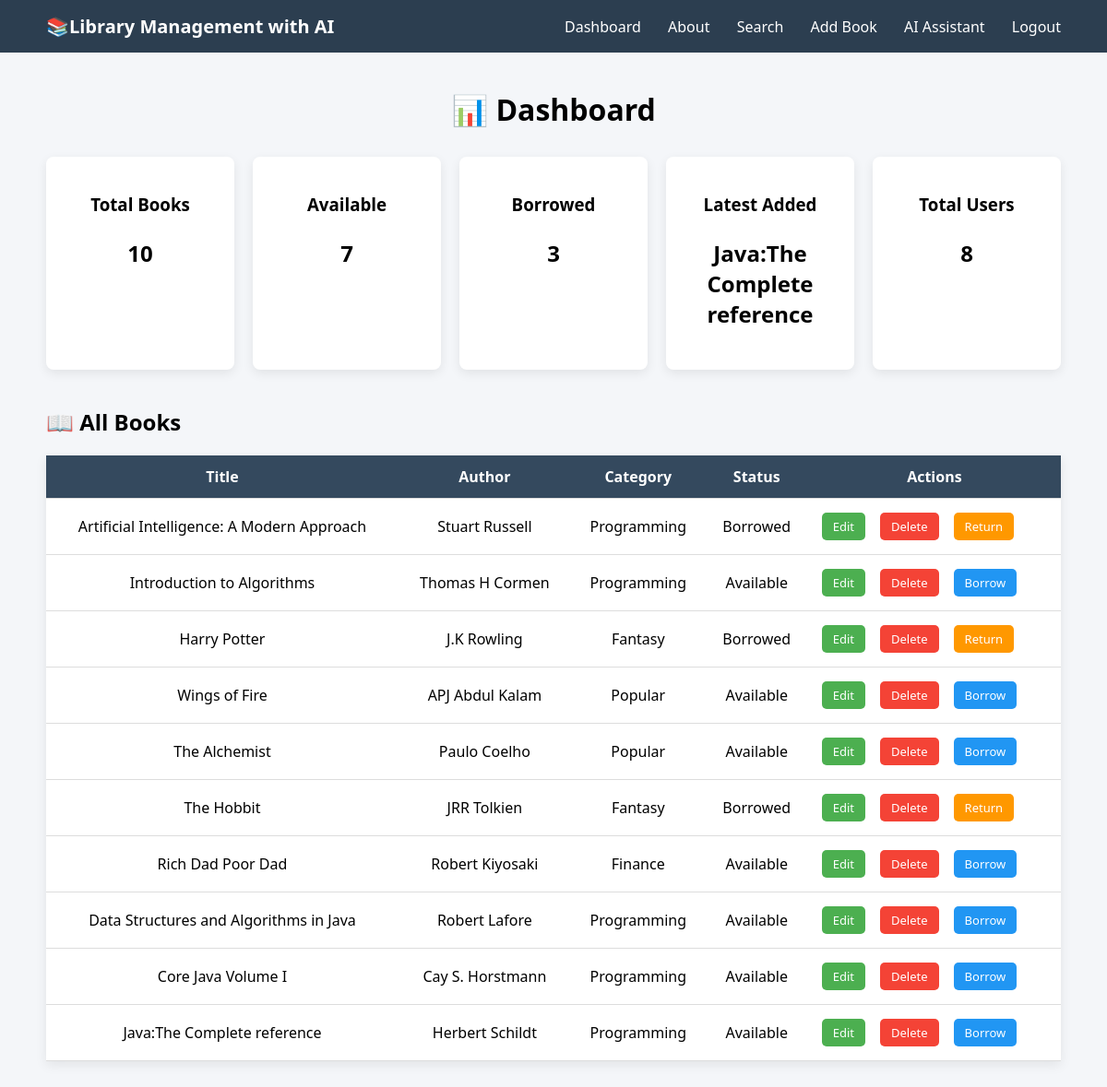
The app's page /dashboard (signed in) with its own data.
### tables this page shows
CREATE TABLE books(
        id INTEGER PRIMARY KEY AUTOINCREMENT,
        title TEXT,
        author TEXT,
        category TEXT,
        year TEXT,
        status TEXT
    );

### app.py (the view)
@app.route("/dashboard")
@login_required
def dashboard():
    conn = sqlite3.connect("library.db")
    c = conn.cursor()
    c.execute("SELECT * FROM books")
    books = c.fetchall()
    c.execute("SELECT COUNT(*) FROM books")
    total_books = c.fetchone()[0]
    c.execute("SELECT COUNT(*) FROM books WHERE status='Available'")
    available_books = c.fetchone()[0]
    c.execute("SELECT COUNT(*) FROM books WHERE status='Borrowed'")
    borrowed_books = c.fetchone()[0]
    c.execute("SELECT COUNT(*) FROM users")
    total_users = c.fetchone()[0]
    c.execute("SELECT title FROM books ORDER BY id DESC LIMIT 1")
    latest = c.fetchone()
    latest_book = latest[0] if latest else "None"
    conn.close()
    return render_template("dashboard.html",
                           books=books,
                           total_books=total_books,
                           available_books=available_books,
                           borrowed_books=borrowed_books,
                           total_users=total_users,
                           latest_book=latest_book)

### app.py (called while the page is built)
def login_required(f):
    @wraps(f)
    def decorated(*args, **kwargs):
        if "user" not in session:
            flash("Please login first!", "error")
            return redirect("/")
        return f(*args, **kwargs)
    return decorated

### templates/dashboard.html
{% extends "base.html" %}
{% block content %}
<h1>📊 Dashboard</h1>
<div class="stats">
    <div class="card">
        <h3>Total Books</h3>
        <p>{{ total_books }}</p>
    </div>
    <div class="card">
        <h3>Available</h3>
        <p>{{ available_books }}</p>
    </div>
    <div class="card">
        <h3>Borrowed</h3>
        <p>{{ borrowed_books }}</p>
    </div>
    <div class="card">
        <h3>Latest Added</h3>
        <p>{{ latest_book }}</p>
    </div>
    <div class="card">
        <h3>Total Users</h3>
        <p>{{ total_users }}</p>
    </div>
</div>
<h2>📖 All Books</h2>
<table>
    <tr>
        <th>Title</th>
        <th>Author</th>
        <th>Category</th>
        <th>Status</th>
        <th>Actions</th>
    </tr>
    {% for book in books %}
    <tr>
        <td>{{ book[1] }}</td>
        <td>{{ book[2] }}</td>
        <td>{{ book[3] }}</td>
        <td>{{ book[5] }}</td>
        <td class="actions">
            <a href="/edit/{{ book[0] }}" class="edit-btn">Edit</a>
            <a href="/delete/{{ book[0] }}" class="delete-btn">Delete</a>
            {% if book[5] == "Available" %}
            <a href="/borrow/{{ book[0] }}" class="borrow-btn">Borrow</a>
            {% else %}
            <a href="/return/{{ book[0] }}" class="return-btn">Return</a>
            {% endif %}
        </td>
    </tr>
    {% endfor %}
</table>
{% endblock %}

### templates/base.html (shortened to what this page needs)
<!DOCTYPE html>
<html>
<head>
    <link rel="stylesheet" href="{{ url_for('static', filename='style.css') }}">
</head>
<body>
<div class="navbar">
    <div class="logo">📚Library Management with AI</div>
    <div class="nav-links">
        {% if session.get('user') %}
            <a href="/dashboard">Dashboard</a>
            <a href="/about">About</a>
            <a href="/search">Search</a>
            <a href="/add">Add Book</a>
            <a href="/chat">AI Assistant</a>
            <a href="/logout">Logout</a>
        {% else %}
            <a href="/">Login</a>
            <a href="/signup">Signup</a>
        {% endif %}
    </div>
</div>
<div class="container">
    {% block content %}{% endblock %}
</div>
</body>
</html>

### static/style.css (style rules this page uses)
body { margin: 0; font-family: 'Segoe UI', sans-serif; background-color: #f4f6f9; }
.navbar { background-color: #2c3e50; padding: 15px 50px; display: flex; justify-content: space-between; align-items: center; }
.logo { color: white; font-size: 20px; font-weight: bold; }
.nav-links a { color: white; text-decoration: none; margin-left: 25px; font-weight: 500; }
.container { max-width: 1100px; margin: 40px auto; padding: 0 20px; }
h1 { text-align: center; margin-bottom: 30px; }
.stats { display: flex; gap: 20px; margin-bottom: 40px; }
.card { background: white; padding: 20px; flex: 1; border-radius: 8px; text-align: center; box-shadow: 0 4px 12px rgba(0,0,0,0.08); }
.card p { font-size: 24px; font-weight: bold; }
table { width: 100%; border-collapse: collapse; background: white; box-shadow: 0 4px 12px rgba(0,0,0,0.08); margin-top: 20px; }
th { background-color: #34495e; color: white; }
th, td { padding: 12px; text-align: center; border-bottom: 1px solid #ddd; }
td { vertical-align: middle; }
td a { display: inline-block; margin: 3px; font-size: 13px; }
.edit-btn { background-color: #27ae60; padding: 6px 10px; color: white; text-decoration: none; border-radius: 4px; }
.delete-btn { background-color: #e74c3c; padding: 6px 10px; color: white; text-decoration: none; border-radius: 4px; }
.actions { display:flex; gap:10px; }
.edit-btn, .delete-btn, .borrow-btn, .return-btn { padding:5px 10px; text-decoration:none; border-radius:5px; }
.edit-btn { background-color:#4CAF50; color:white; padding:6px 12px; border-radius:5px; text-decoration:none; }
.delete-btn { background-color:#f44336; color:white; padding:6px 12px; border-radius:5px; text-decoration:none; }
.borrow-btn { background-color:#2196F3; color:white; padding:6px 12px; border-radius:5px; text-decoration:none; }
.return-btn { background-color:#ff9800; color:white; padding:6px 12px; border-radius:5px; text-decoration:none; }

### records on screen
books: title "Java:The Complete reference", author "Herbert Schildt", category "Programming", status "Available"
books: title "Artificial Intelligence: A Modern Approach", author "Stuart Russell", category "Programming", status "Borrowed"
books: title "Introduction to Algorithms", author "Thomas H Cormen", category "Programming", status "Available"
books: title "Harry Potter", author "J.K Rowling", category "Fantasy", status "Borrowed"
books: title "Wings of Fire", author "APJ Abdul Kalam", category "Popular", status "Available"
books: title "The Alchemist", author "Paulo Coelho", category "Popular", status "Available"
books: title "The Hobbit", author "JRR Tolkien", category "Fantasy", status "Borrowed"
books: title "Rich Dad Poor Dad", author "Robert Kiyosaki", category "Finance", status "Available"
books: title "Data Structures and Algorithms in Java", author "Robert Lafore", category "Programming", status "Available"
books: title "Core Java Volume I", author "Cay S. Horstmann", category "Programming", status "Available"

### other values on screen
{{ total_books }} "10"
{{ available_books }} "7"
{{ borrowed_books }} "3"
{{ total_users }} "8"
